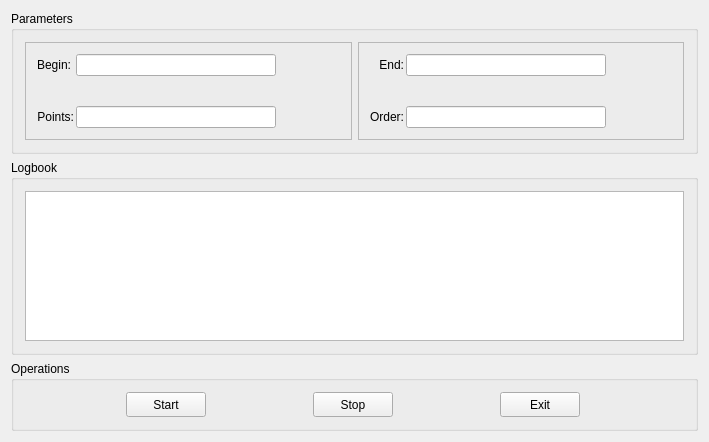
<?xml version="1.0" encoding="UTF-8"?>
<ui version="4.0">
 <class>MainWindow</class>
 <widget class="QMainWindow" name="MainWindow">
  <property name="geometry">
   <rect>
    <x>0</x>
    <y>0</y>
    <width>709</width>
    <height>442</height>
   </rect>
  </property>
  <property name="windowTitle">
   <string>Coursework 3</string>
  </property>
  <widget class="QWidget" name="centralWidget">
   <layout class="QVBoxLayout" name="verticalLayout">
    <item>
     <widget class="QGroupBox" name="groupBox">
      <property name="title">
       <string>Parameters</string>
      </property>
      <layout class="QHBoxLayout" name="horizontalLayout_2">
       <item>
        <widget class="QFrame" name="frame">
         <property name="frameShape">
          <enum>QFrame::StyledPanel</enum>
         </property>
         <property name="frameShadow">
          <enum>QFrame::Raised</enum>
         </property>
         <layout class="QFormLayout" name="formLayout">
          <property name="horizontalSpacing">
           <number>2</number>
          </property>
          <property name="verticalSpacing">
           <number>30</number>
          </property>
          <item row="0" column="0">
           <widget class="QLabel" name="label">
            <property name="text">
             <string>Begin:</string>
            </property>
            <property name="alignment">
             <set>Qt::AlignRight|Qt::AlignTrailing|Qt::AlignVCenter</set>
            </property>
           </widget>
          </item>
          <item row="0" column="1">
           <widget class="QLineEdit" name="lineEdit">
            <property name="minimumSize">
             <size>
              <width>200</width>
              <height>0</height>
             </size>
            </property>
            <property name="maximumSize">
             <size>
              <width>200</width>
              <height>16777215</height>
             </size>
            </property>
           </widget>
          </item>
          <item row="1" column="0">
           <widget class="QLabel" name="label_2">
            <property name="text">
             <string>Points:</string>
            </property>
            <property name="alignment">
             <set>Qt::AlignRight|Qt::AlignTrailing|Qt::AlignVCenter</set>
            </property>
           </widget>
          </item>
          <item row="1" column="1">
           <widget class="QLineEdit" name="lineEdit_2">
            <property name="minimumSize">
             <size>
              <width>200</width>
              <height>0</height>
             </size>
            </property>
            <property name="maximumSize">
             <size>
              <width>200</width>
              <height>16777215</height>
             </size>
            </property>
           </widget>
          </item>
         </layout>
        </widget>
       </item>
       <item>
        <widget class="QFrame" name="frame_2">
         <property name="frameShape">
          <enum>QFrame::StyledPanel</enum>
         </property>
         <property name="frameShadow">
          <enum>QFrame::Raised</enum>
         </property>
         <layout class="QFormLayout" name="formLayout_2">
          <property name="labelAlignment">
           <set>Qt::AlignRight|Qt::AlignTrailing|Qt::AlignVCenter</set>
          </property>
          <property name="horizontalSpacing">
           <number>2</number>
          </property>
          <property name="verticalSpacing">
           <number>30</number>
          </property>
          <item row="0" column="0">
           <widget class="QLabel" name="label_3">
            <property name="text">
             <string>End:</string>
            </property>
            <property name="alignment">
             <set>Qt::AlignRight|Qt::AlignTrailing|Qt::AlignVCenter</set>
            </property>
           </widget>
          </item>
          <item row="0" column="1">
           <widget class="QLineEdit" name="lineEdit_3">
            <property name="minimumSize">
             <size>
              <width>200</width>
              <height>0</height>
             </size>
            </property>
            <property name="maximumSize">
             <size>
              <width>200</width>
              <height>16777215</height>
             </size>
            </property>
           </widget>
          </item>
          <item row="1" column="0">
           <widget class="QLabel" name="label_4">
            <property name="text">
             <string>Order:</string>
            </property>
            <property name="alignment">
             <set>Qt::AlignRight|Qt::AlignTrailing|Qt::AlignVCenter</set>
            </property>
           </widget>
          </item>
          <item row="1" column="1">
           <widget class="QLineEdit" name="lineEdit_4">
            <property name="minimumSize">
             <size>
              <width>200</width>
              <height>0</height>
             </size>
            </property>
            <property name="maximumSize">
             <size>
              <width>200</width>
              <height>16777215</height>
             </size>
            </property>
           </widget>
          </item>
         </layout>
        </widget>
       </item>
      </layout>
     </widget>
    </item>
    <item>
     <widget class="QGroupBox" name="groupBox_2">
      <property name="title">
       <string>Logbook</string>
      </property>
      <layout class="QHBoxLayout" name="horizontalLayout_3">
       <item>
        <widget class="QPlainTextEdit" name="plainTextEdit"/>
       </item>
      </layout>
     </widget>
    </item>
    <item>
     <widget class="QGroupBox" name="groupBox_3">
      <property name="title">
       <string>Operations</string>
      </property>
      <layout class="QHBoxLayout" name="horizontalLayout">
       <item>
        <widget class="QPushButton" name="pushButton">
         <property name="minimumSize">
          <size>
           <width>80</width>
           <height>25</height>
          </size>
         </property>
         <property name="maximumSize">
          <size>
           <width>80</width>
           <height>25</height>
          </size>
         </property>
         <property name="text">
          <string>Start</string>
         </property>
        </widget>
       </item>
       <item>
        <widget class="QPushButton" name="pushButton_2">
         <property name="minimumSize">
          <size>
           <width>80</width>
           <height>25</height>
          </size>
         </property>
         <property name="maximumSize">
          <size>
           <width>80</width>
           <height>25</height>
          </size>
         </property>
         <property name="text">
          <string>Stop</string>
         </property>
        </widget>
       </item>
       <item>
        <widget class="QPushButton" name="pushButton_3">
         <property name="minimumSize">
          <size>
           <width>80</width>
           <height>25</height>
          </size>
         </property>
         <property name="maximumSize">
          <size>
           <width>80</width>
           <height>25</height>
          </size>
         </property>
         <property name="text">
          <string>Exit</string>
         </property>
        </widget>
       </item>
      </layout>
     </widget>
    </item>
   </layout>
  </widget>
 </widget>
 <layoutdefault spacing="6" margin="11"/>
 <resources/>
 <connections/>
</ui>
